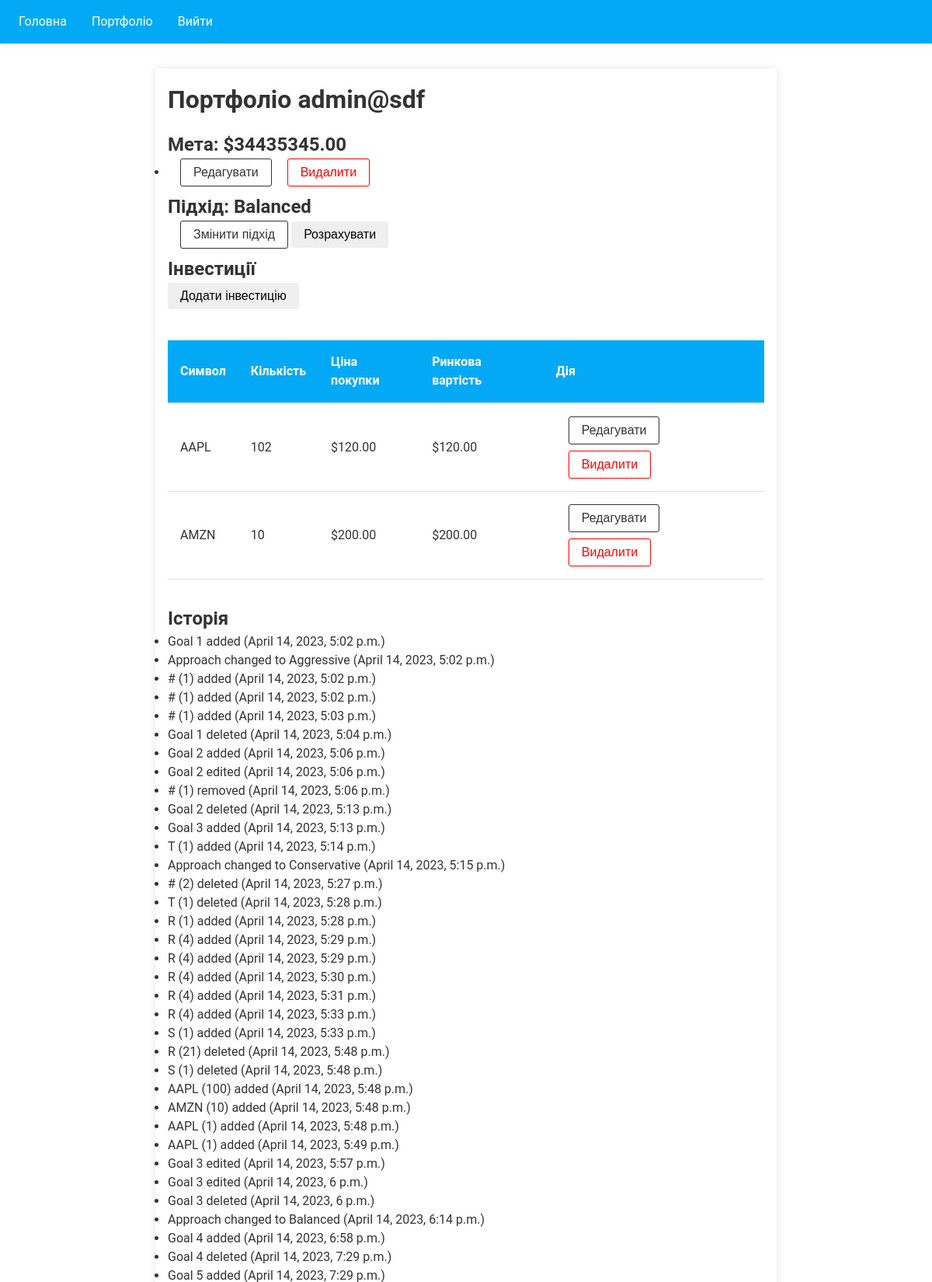
The page /portfolio/ (signed in, upper part) on the database its author committed.
### finances/models.py (models this page shows, shortened)
class Portfolio(models.Model):
    user = models.OneToOneField(User, on_delete=models.CASCADE)
    goal = models.DecimalField(max_digits=12, decimal_places=2, default=0.00)
    approach = models.CharField(max_length=20, choices=(('Aggressive', 'Aggressive'), ('Balanced', 'Balanced'), ('Conservative', 'Conservative')))
    created_at = models.DateTimeField(auto_now_add=True)
    updated_at = models.DateTimeField(auto_now=True)
    class Meta:
        app_label = 'finances'

class Goal(models.Model):
    portfolio = models.ForeignKey(Portfolio, on_delete=models.CASCADE, related_name='goals')
    amount = models.DecimalField(max_digits=12, decimal_places=2, default=0.00)
    created_at = models.DateTimeField(auto_now_add=True)
    updated_at = models.DateTimeField(auto_now=True)
    class Meta:
        app_label = 'finances'

class Investment(models.Model):
    portfolio = models.ForeignKey(Portfolio, on_delete=models.CASCADE, related_name='investments')
    symbol = models.CharField(max_length=10)
    quantity = models.PositiveIntegerField(default=0)
    purchase_price = models.DecimalField(max_digits=12, decimal_places=2, default=0.00)
    current_market_value = models.DecimalField(max_digits=12, decimal_places=2, default=0.00)
    created_at = models.DateTimeField(auto_now_add=True)
    updated_at = models.DateTimeField(auto_now=True)
    class Meta:
        app_label = 'finances'

class History(models.Model):
    portfolio = models.ForeignKey(Portfolio, on_delete=models.CASCADE, related_name='history')
    change = models.CharField(max_length=100)
    created_at = models.DateTimeField(auto_now_add=True)
    class Meta:
        app_label = 'finances'

### finances/views.py (the view, shortened to what this page needs)
# urls.py: path('portfolio/', views.portfolio, name='portfolio'),
def portfolio(request):
    if not request.user.is_authenticated:
        return render(request, 'login.html')
    try:
        portfolio = Portfolio.objects.get(user=request.user)
    except Portfolio.DoesNotExist:
        portfolio = Portfolio.objects.create(user=request.user)
    investments = Investment.objects.filter(portfolio=portfolio)
    goals = Goal.objects.filter(portfolio=portfolio)
    highest_goal = goals.first()
    history = History.objects.filter(portfolio=portfolio)
    return render(request, 'portfolio.html',
                  {'portfolio': portfolio, 'investments': investments,
                   'goals': goals, 'history': history,
                   'highest_goal': highest_goal})

### templates/portfolio.html
{% extends 'base.html' %}
{% block content %}
    <h1>Портфоліо {{ portfolio.user.username }}</h1>
    <h2>Мета: ${{ highest_goal.amount }}</h2>
    <ul>
        {% for goal in goals %}
            <li>
                <button onclick="location.href='{% url 'edit_goal' goal.id %}'" class="btn btn-edit">Редагувати</button>
                <button
                        onclick="location.href='{% url 'delete_goal' goal.id %}'" class="btn btn-delete">Видалити
                </button>
            </li>
        {% empty %}
            <li>Мети відсутні.
                <button onclick="location.href='{% url 'add_goal' %}'" class="btn btn-add">Додати мету</button>
            </li>
        {% endfor %}
    </ul>
    <h2>Підхід: {{ portfolio.approach }}</h2>
    <button onclick="location.href='{% url 'approach' %}'" class="btn btn-edit">Змінити підхід</button>
    <button type="button" class="btn btn-calculate" onclick="location.href='{% url 'prediction' %}'">Розрахувати</button>
    <h2>Інвестиції</h2>
    <button onclick="location.href='{% url 'add_investment' %}'" class="btn btn-add">Додати інвестицію</button>
    <table>
        <thead>
        <tr>
            <th>Символ</th>
            <th>Кількість</th>
            <th>Ціна покупки</th>
            <th>Ринкова вартість</th>
            <th>Дія</th>
        </tr>
        </thead>
        <tbody>
        {% for investment in investments %}
            <tr>
                <td>{{ investment.symbol }}</td>
                <td>{{ investment.quantity }}</td>
                <td>${{ investment.purchase_price }}</td>
                <td>${{ investment.current_market_value }}</td>
                <td class="actions">
                    <button onclick="location.href='{% url 'edit_investment' investment.id %}'" class="btn btn-edit">
                        Редагувати
                    </button>
                    <button onclick="location.href='{% url 'delete_investment' investment.id %}'"
                            class="btn btn-delete">Видалити
                    </button>
                </td>
            </tr>
        {% empty %}
            <tr>
                <td colspan="5">Інвестицій ще немає.</td>
            </tr>
        {% endfor %}
        </tbody>
    </table>
    <h2>Історія</h2>
    <ul id="history-list">
        {% for entry in history %}
            <li>{{ entry.change }} ({{ entry.created_at }})</li>
        {% empty %}
            <li>Ще немає історії.</li>
        {% endfor %}
    </ul>
{% endblock %}

### templates/base.html (shortened to what this page needs)
<!DOCTYPE html>
<html lang="uk">
<head>
    <link rel="stylesheet" href="/static/main.css">
</head>
<body>
<header>
    <nav>
        <ul>
            <li><a href="{% url 'home' %}">Головна</a></li>
            <li><a href="{% url 'portfolio' %}">Портфоліо</a></li>
            {% if user.is_authenticated %}
                <li><a href="{% url 'logout' %}">Вийти</a></li>
            {% else %}
                <li><a href="{% url 'login' %}">Увійти</a></li>
                <li><a href="{% url 'register' %}">Зареєструватися</a></li>
            {% endif %}
        </ul>
    </nav>
</header>
<main>
    {% block content %}
    {% endblock %}
</main>
</body>
</html>

### static/main.css (style rules this page uses)
* { margin: 0; padding: 0; box-sizing: border-box; }
body { font-family: 'Roboto', sans-serif; font-size: 16px; line-height: 1.5; color: #333; }
header { display: flex; justify-content: space-between; align-items: center; background-color: #03A9F4; padding: 1rem; box-shadow: 0 0 10px rgba(0, 0, 0, 0.1); }
nav ul { display: flex; list-style: none; }
nav ul li { margin-right: 1rem; }
nav ul li:last-child { margin-right: 0; }
nav ul li a { color: #fff; text-decoration: none; padding: 0.5rem; transition: all 0.3s ease-in-out; }
main { margin: 2rem auto; max-width: 800px; padding: 1rem; box-shadow: 0 0 10px rgba(0, 0, 0, 0.1); }
main h1 { font-size: 2rem; margin-bottom: 1rem; }
table { width: 100%; margin: 2rem 0; border-collapse: collapse; }
thead { background-color: #03A9F4; color: #fff; }
th, td { text-align: left; padding: 1rem; }
th { border-bottom: 2px solid #ddd; }
td { border-bottom: 1px solid #ddd; }
.btn { display: inline-block; padding: 0.5rem 1rem; border: none; border-radius: 3px; text-decoration: none; font-size: 1rem; font-weight: 500; cursor: pointer; transition: all 0.3s ease-in-out; }
.btn-edit { background-color: #fff; color: #333; border: 1px solid #333; margin-left: 1rem; }
.btn-delete { background-color: #fff; color: #ff0000; border: 1px solid #ff0000; margin-left: 1rem; }
.btn:not(:last-child) { margin-bottom: 0.5rem; }

### rows shown on the page
Portfolio: user.username "admin@sdf", approach "Balanced"
Goal: amount "34435345.00"
Investment: symbol "AAPL", quantity "102", purchase_price "120.00", current_market_value "120.00"
Investment: symbol "AMZN", quantity "10", purchase_price "200.00", current_market_value "200.00"
History: change "Goal 1 added", created_at "April 14, 2023, 5:02 p.m."
History: change "Approach changed to Aggressive", created_at "April 14, 2023, 5:02 p.m."
History: change "# (1) added", created_at "April 14, 2023, 5:02 p.m."
History: change "# (1) added", created_at "April 14, 2023, 5:02 p.m."
History: change "# (1) added", created_at "April 14, 2023, 5:03 p.m."
History: change "Goal 1 deleted", created_at "April 14, 2023, 5:04 p.m."
History: change "Goal 2 added", created_at "April 14, 2023, 5:06 p.m."
History: change "Goal 2 edited", created_at "April 14, 2023, 5:06 p.m."
History: change "# (1) removed", created_at "April 14, 2023, 5:06 p.m."
History: change "Goal 2 deleted", created_at "April 14, 2023, 5:13 p.m."
History: change "Goal 3 added", created_at "April 14, 2023, 5:13 p.m."
History: change "T (1) added", created_at "April 14, 2023, 5:14 p.m."
History: change "Approach changed to Conservative", created_at "April 14, 2023, 5:15 p.m."
History: change "# (2) deleted", created_at "April 14, 2023, 5:27 p.m."
History: change "T (1) deleted", created_at "April 14, 2023, 5:28 p.m."
History: change "R (1) added", created_at "April 14, 2023, 5:28 p.m."
History: change "R (4) added", created_at "April 14, 2023, 5:29 p.m."
History: change "R (4) added", created_at "April 14, 2023, 5:29 p.m."
History: change "R (4) added", created_at "April 14, 2023, 5:30 p.m."
History: change "R (4) added", created_at "April 14, 2023, 5:31 p.m."
History: change "R (4) added", created_at "April 14, 2023, 5:33 p.m."
History: change "S (1) added", created_at "April 14, 2023, 5:33 p.m."
History: change "R (21) deleted", created_at "April 14, 2023, 5:48 p.m."
History: change "S (1) deleted", created_at "April 14, 2023, 5:48 p.m."
History: change "AAPL (100) added", created_at "April 14, 2023, 5:48 p.m."
History: change "AMZN (10) added", created_at "April 14, 2023, 5:48 p.m."
History: change "AAPL (1) added", created_at "April 14, 2023, 5:48 p.m."
History: change "AAPL (1) added", created_at "April 14, 2023, 5:49 p.m."
History: change "Goal 3 edited", created_at "April 14, 2023, 5:57 p.m."
History: change "Goal 3 edited", created_at "April 14, 2023, 6 p.m."
History: change "Goal 3 deleted", created_at "April 14, 2023, 6 p.m."
History: change "Approach changed to Balanced", created_at "April 14, 2023, 6:14 p.m."
History: change "Goal 4 added", created_at "April 14, 2023, 6:58 p.m."
History: change "Goal 4 deleted", created_at "April 14, 2023, 7:29 p.m."
History: change "Goal 5 added", created_at "April 14, 2023, 7:29 p.m."
